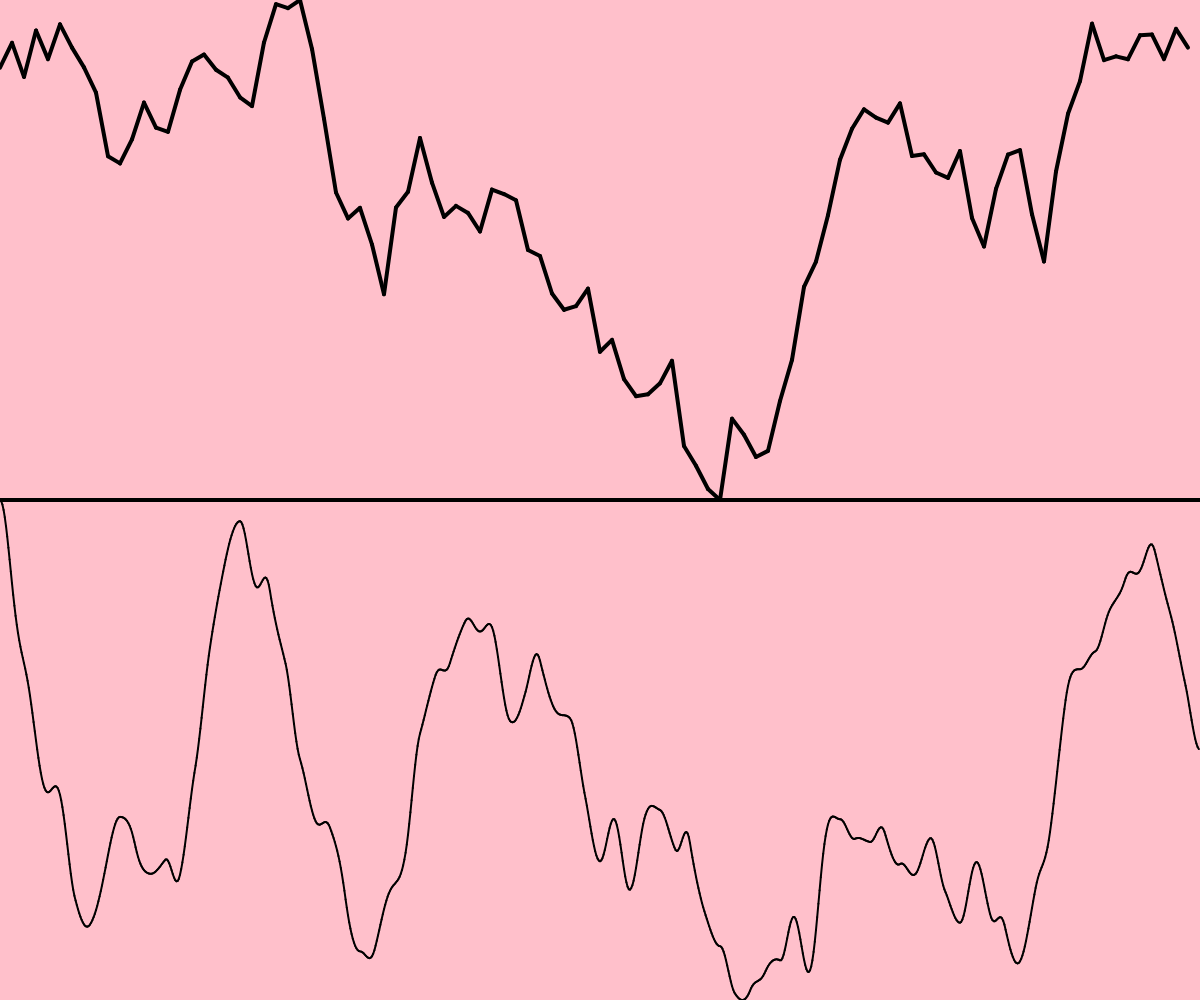
Frame 1 (no input)
Frame 60 (no input): identical to frame 1, image omitted
Frame 120 (the mouse pressed at the canvas centre since frame 60): identical to frame 1, image omitted

The p5.js sketch that drew this single still picture (run headless with seeded random() and noise() and a simulated clock; from frame 60 on, the mouse is pressed at the canvas centre):

// p5.js sketch
// ── sketch.js
let randomNormals = [];
let randomPerlins = [];

function setup() {
 // put setup code here
 createCanvas(windowWidth, windowHeight);
 var vn = 0;
 for (var i=0; i<100; i++){
   randomNormals[i] = vn;//;
   vn = vn + randomGaussian(0, 1);
 }
 var t = 0;
 for (var j=0; j<1000; j++){
   randomPerlins[j] = noise(t);//;
   t = t + 0.01;
 }
}

function draw() {
  background('pink')
  
  var w = windowWidth / randomNormals.length;
  strokeWeight(4);
  for (var i=0; i<randomNormals.length-1; i++){
     y1 = map(randomNormals[i],
            min(randomNormals),
            max(randomNormals),
            0,
            windowHeight/2 );
     y2 = map(randomNormals[i+1],
            min(randomNormals),
            max(randomNormals),
            0,
            windowHeight/2 );
     line(i*w,
          windowHeight/2 - y1,
          (i+1)*w,
          windowHeight/2 - y2);
  }
  
  line(0,
       windowHeight/2,
       windowWidth,
       windowHeight/2);
  
  var z = windowWidth / randomPerlins.length;
  strokeWeight(2);
  for (var j=0; j<randomPerlins.length-1; j++){
    x1 = map(randomPerlins[j],
           min(randomPerlins),
           max(randomPerlins),
           0,
           windowHeight/2 );
    x2 = map(randomPerlins[j+1],
           min(randomPerlins),
           max(randomPerlins),
           0,
           windowHeight/2 );
    line(j*z,
         windowHeight - x1,
         (j+1)*z,
         windowHeight - x2);
  }
}
